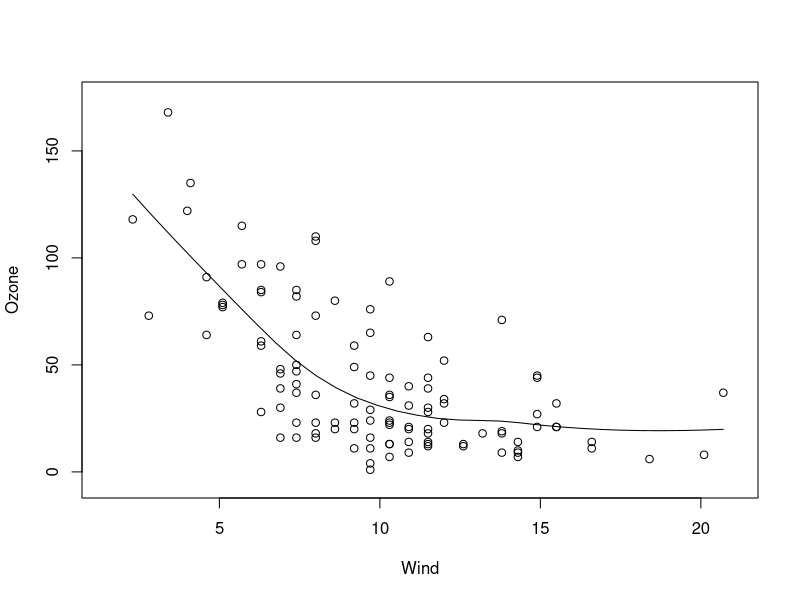
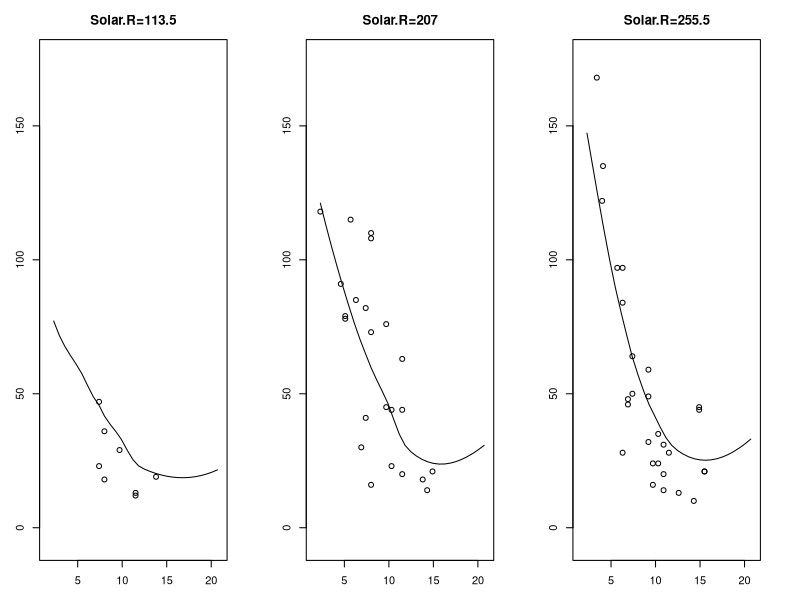

The R source for these figures, in order: (Note: this script raises an error after producing the figures.)
## ---- chunk 1
knitr::opts_chunk$set(
  collapse = TRUE,
  comment = "#>",
  fig.width=5, fig.height=5 ,fig.align="center"
)
## ---- chunk 2
ozone <- na.omit(airquality)
## ---- chunk 3
fit1 <- loess(Ozone~Wind, data=ozone)
plot(Ozone~Wind, data=ozone, xlim=c(1.5, 21), ylim=c(-5,175))
wind <- seq(min(ozone$Wind),  max(ozone$Wind), length.out=30)
lines(wind, predict(fit1, data.frame(Wind=wind)))
## ---- chunk 4
fit2 <- loess(Ozone~Wind+Solar.R, data=ozone)
par(mfrow=c(1,3))
par(mar=c(3,3,3,3))
for (s in quantile(ozone$Solar.R, c(.25,.5,.75))){
plot(Ozone~Wind, data=subset(ozone, Solar.R <= s+20 & Solar.R >= s-20),
     xlim=c(1.5, 21),ylim=c(-5,175), main=paste0("Solar.R=",s))
lines(wind, predict(fit2, data.frame(Wind=wind, Solar.R= s)))
}
## ---- chunk 5
knitr::include_graphics('figs/ozone.png')
## ---- chunk 6
fit3 <- loess(Ozone~Wind+Solar.R+Temp, data=ozone)
## ---- chunk 7
knitr::include_graphics('figs/ozone1.png')
## ---- chunk 8
knitr::include_graphics('figs/ozone4.png')
## ---- chunk 9
knitr::include_graphics('figs/ozone3.png')
## ---- chunk 10
knitr::include_graphics('figs/ozone5.png')
## ---- chunk 11
knitr::include_graphics('figs/ozone6.png')
